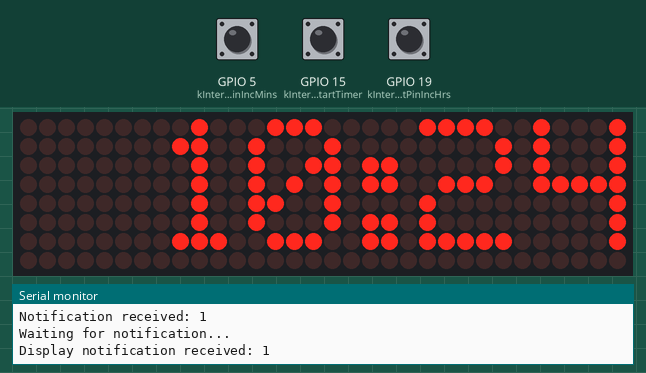
Bench run of a program on a simulated ESP32. Parts: 32×8 LED matrix, the last lines printed to the serial monitor. The inputs (shaded band) are chosen by the test bench; at power-on: GPIO 15 (kInterruptPinStartTimer) HIGH, GPIO 5 (kInterruptPinIncMins) HIGH, GPIO 19 (kInterruptPinIncHrs) HIGH. The local clock reads 2024-03-15 10:24:30 at power-on unless the program sets it.

Above: at 1.2 s.
1.3 s: GPIO 15 (kInterruptPinStartTimer) pulled LOW for 0.15 s
At 2.5 s:
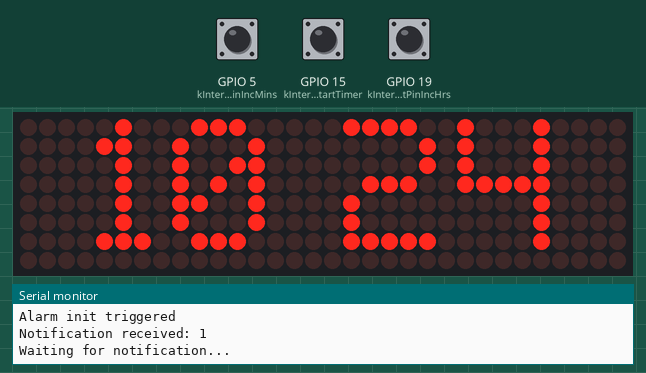
2.9 s: GPIO 15 (kInterruptPinStartTimer) pulled LOW for 1 s
At 3.6 s:
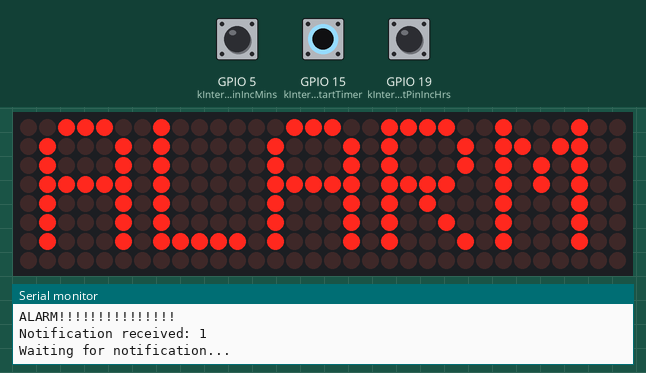
6.9 s: GPIO 5 (kInterruptPinIncMins) pulled LOW for 0.15 s
10.0 s: GPIO 19 (kInterruptPinIncHrs) pulled LOW for 0.15 s
At 11.9 s:
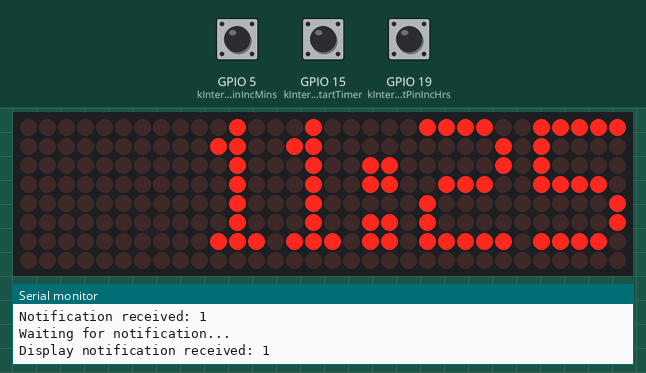
12.6 s: GPIO 5 (kInterruptPinIncMins) pulled LOW for 1 s
At 13.7 s:
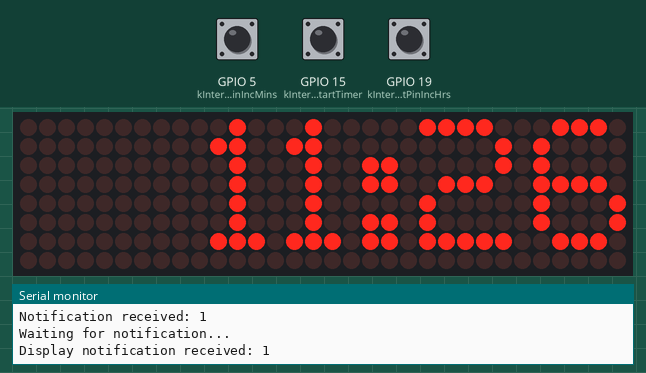
15.6 s: GPIO 19 (kInterruptPinIncHrs) pulled LOW for 1 s
At 16.9 s:
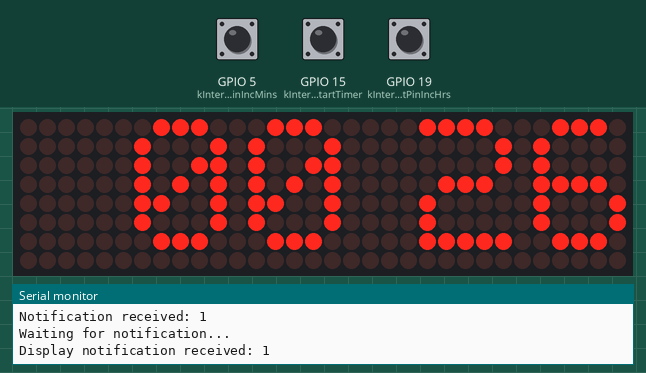
Timing chart, 0 to 18.6 s (numbered marks = the images above; inputs shaded):
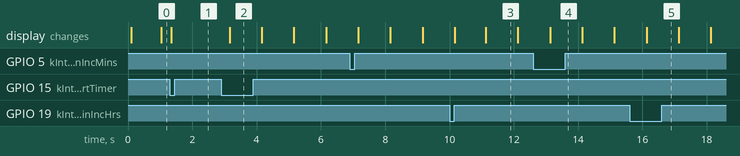

Measured:
- after the input at 1.3 s, the display: changes at once (image 1)
- after the input at 2.9 s, the display: changes after 0.26 s (image 2)
- after the input at 12.6 s, the display: changes after 0.53 s (image 4)
- after the input at 15.6 s, the display: changes after 0.53 s (image 5)
- what the display in image 3 shows lasts 1.0 s, from 11.1 s to 12.1 s

The program:

main.cpp
```cpp
#include <Arduino.h>
#include <freertos/FreeRTOS.h>
#include <freertos/FreeRTOSConfig.h>
#include <freertos/task.h>
#include "clock.hpp"
#include <MD_Parola.h>
#include <MD_MAX72XX.h>

const int kInterruptPinStartTimer = 15;
const int kInterruptPinIncMins = 5;
const int kInterruptPinIncHrs = 19;
const int kCS = 21;
const int kMaxDevices = 4;

#define HARDWARE_TYPE MD_MAX72XX::FC16_HW

MD_Parola ledMatrix = MD_Parola(HARDWARE_TYPE, kCS, kMaxDevices);

void setup() {
  Serial.begin(9600);

  Serial.println("Starting clock task...");

  time_tracker::beginTasks();

  pinMode(kInterruptPinStartTimer, INPUT);
  pinMode(kInterruptPinIncMins, INPUT);
  pinMode(kInterruptPinIncHrs, INPUT);
  attachInterrupt(digitalPinToInterrupt(kInterruptPinStartTimer), time_tracker::handleInterruptStartTimer, FALLING);
  attachInterrupt(digitalPinToInterrupt(kInterruptPinIncMins), time_tracker::handleInterruptIncMins, FALLING);
  attachInterrupt(digitalPinToInterrupt(kInterruptPinIncHrs), time_tracker::handleInterruptIncHrs, FALLING);

  ledMatrix.begin();         // initialize the object
  ledMatrix.setIntensity(2); // set the brightness of the LED matrix display (from 0 to 15)
  ledMatrix.displayClear();  // clear led matrix display
}

void loop() {
}
```

clock.hpp
```cpp
#ifndef CLOCK_HPP
#define CLOCK_HPP

#include <freertos/FreeRTOS.h>  // Must be included first
#include <freertos/semphr.h>
#include <freertos/task.h>
#include <freertos/queue.h>
#include <string>
#include <chrono>

namespace time_tracker{

const int kTimeUpdate{1};
const int kAlarmInit{2};
const int kAlarmIncMin{4};
const int kAlarmIncHr{8};
const int kAlarmEnd{16};

struct timerArgs{
  int minutes;
  int hours;
};

// Returns the current time as std::tm
std::tm getCurrentTime();

void prvUpdateTime(void* pvParameters);
void prvClockMain(void* pvParameters);
void prvDisplay(void* pvParameters);
void prvTimer(void* pvParameters);
std::string formatTime(int hour, int minute);
void beginTasks();
void IRAM_ATTR handleInterruptStartTimer();
void IRAM_ATTR handleInterruptIncMins();
void IRAM_ATTR handleInterruptIncHrs();

} // namespace time_tracker
#endif // CLOCK_HPP
```

clock.cpp
```cpp
#include "clock.hpp"
#include <Arduino.h>
#include <MD_Parola.h>
#include <MD_MAX72XX.h>
#include <sstream>

SemaphoreHandle_t clockMutex;
SemaphoreHandle_t displayMutex;
extern MD_Parola ledMatrix;

namespace time_tracker{

std::tm current_time = {0, 0, 0, 0, 0, 0, 0, 0, 0}; // Initialize current_time to zero
TaskHandle_t clock_task = NULL;
TaskHandle_t display_task = NULL;
unsigned long last_interrupt_time = 0;
const unsigned long debounce_delay = 250;
timerArgs timer{0,0};
int min_adjust = 0;
int hour_adjust = 0;
std::string display_data;
bool colon = false;
bool alarmConfig = false;

std::tm getCurrentTime()
{

  time_t now;
  time(&now);
  struct tm local_time;
  localtime_r(&now, &local_time);
  int carry = 0;
  if (local_time.tm_min + min_adjust >= 60) {
    carry = 1;
  }
  local_time.tm_hour = (local_time.tm_hour + hour_adjust + carry) % 12; // Adjust hours
  local_time.tm_min = (local_time.tm_min + min_adjust) % 60; // Adjust minutes
  return local_time;
}

void prvUpdateTime(void* pvParameters)
{
  if (clockMutex == NULL) {
    Serial.println("clockMutex is NULL, cannot proceed.");
    vTaskDelete(NULL); // Exit the task if mutex is not initialized
  }
  if (clock_task == NULL) {
    Serial.println("clock_task is NULL, cannot proceed.");
    vTaskDelete(NULL); // Exit the task if clock_task is not initialized
  }

  std::tm new_time;
  while (1) {
    new_time = getCurrentTime();

    if (new_time.tm_hour != current_time.tm_hour ||
        new_time.tm_min != current_time.tm_min ||
        new_time.tm_sec != current_time.tm_sec) {
      // need to update time!!
      xSemaphoreTake(clockMutex, portMAX_DELAY);
      current_time = new_time;
      xSemaphoreGive(clockMutex);
      xTaskNotify(clock_task, kTimeUpdate, eSetBits);
    }
    vTaskDelay(pdMS_TO_TICKS(1000)); // Delay for 1s
  }
}

void prvClockMain(void* pvParameters) {
    uint32_t notificationValue;
    std::tm cur_time;
    while (1) {
        // Wait for a notification indefinitely
        Serial.println("Waiting for notification...");
        if (xTaskNotifyWait(0, 0xFFFFFFFF, &notificationValue, portMAX_DELAY) == pdTRUE) {
            // Process the notification
            Serial.printf("Notification received: %d\n", notificationValue);
            if (notificationValue & kTimeUpdate) {
                cur_time = current_time;
                if (!alarmConfig) {
                    xSemaphoreTake(clockMutex, portMAX_DELAY);
                    display_data = formatTime(cur_time.tm_hour, cur_time.tm_min);
                    xSemaphoreGive(clockMutex);
                    xTaskNotify(display_task, kTimeUpdate, eSetBits);
                }
                colon = !colon; // Toggle colon for display
            }
            if (notificationValue & kAlarmInit) {
                Serial.println("Alarm init triggered");
                xTaskNotify(display_task, kAlarmInit, eSetBits);
                alarmConfig = !alarmConfig; // Toggle alarmConfig
                if (!alarmConfig) {
                  xTaskCreate(
                    time_tracker::prvTimer,   // Task function
                    "Timer",                 // Name of the task
                    2048,                    // Stack size (in words, not bytes)
                    NULL,                  // Task input parameter
                    2,                       // Priority of the task
                    NULL                     // Task handle
                  );
                } else {
                  // Reset display to current time after alarm ends
                  timer.minutes = 0;
                  timer.hours = 0;
                  xSemaphoreTake(clockMutex, portMAX_DELAY);
                  display_data = formatTime(current_time.tm_hour, current_time.tm_min);
                  xSemaphoreGive(clockMutex);
                  xTaskNotify(display_task, kAlarmInit, eSetBits);
                }
            }
            if (notificationValue & kAlarmIncMin) {
                Serial.println("Minutes ++");
                if (alarmConfig) {
                    timer.minutes = (timer.minutes + 1) % 60;
                    display_data = formatTime(timer.hours, timer.minutes);
                    xTaskNotify(display_task, kAlarmInit, eSetBits);
                } else {
                    if (min_adjust == 59) {
                        min_adjust = 0; // Reset to 0 if it was 59
                        hour_adjust = (hour_adjust + 1) % 12; // Increment hour and wrap around
                    } else {
                        min_adjust = (min_adjust + 1) % 60; // Increment min and wrap around
                    }
                }
            }

            if (notificationValue & kAlarmIncHr) {
                Serial.println("Hours ++");
                if (alarmConfig) {
                    timer.hours = (timer.hours + 1) % 12;
                    display_data = formatTime(timer.hours, timer.minutes);
                    xTaskNotify(display_task, kTimeUpdate, eSetBits);
                } else {
                    hour_adjust = (hour_adjust + 1) % 12; // Increment hour and wrap around
                }
            }
            if (notificationValue & kAlarmEnd) {
                Serial.println("ALARM!!!!!!!!!!!!!!!");
                xTaskNotify(display_task, kAlarmEnd, eSetBits);
                alarmConfig = false; // Reset alarmConfig after alarm ends
                // Reset display to current time
                xSemaphoreTake(clockMutex, portMAX_DELAY);
                display_data = formatTime(current_time.tm_hour, current_time.tm_min);
                xSemaphoreGive(clockMutex);
                xTaskNotify(display_task, kTimeUpdate, eSetBits);
            }
        }
    }
}

void prvDisplay(void* pvParameters) {
    while (1) {
        uint32_t notificationValue;
        if (xTaskNotifyWait(0, 0xFFFFFFFF, &notificationValue, portMAX_DELAY) == pdTRUE) {
            // Process the notification
            if (notificationValue & kAlarmInit) {
                Serial.println("Alarm init triggered");
                xSemaphoreTake(displayMutex, portMAX_DELAY);
                ledMatrix.setTextAlignment(PA_CENTER);
                ledMatrix.print(display_data.c_str()); // Display alarm timer
                xSemaphoreGive(displayMutex);
            }
            else if (notificationValue & kAlarmEnd) {
                Serial.println("ALARM!!!!!!!!!!!!!!!");
                xSemaphoreTake(displayMutex, portMAX_DELAY);
                ledMatrix.setTextAlignment(PA_CENTER);
                ledMatrix.print("ALARM"); // Display "ALARM"
                vTaskDelay(pdMS_TO_TICKS(1000)); // Delay for 5s
                ledMatrix.displayClear();
                vTaskDelay(pdMS_TO_TICKS(1000)); // Delay for 5s
                ledMatrix.print("ALARM"); // Display "ALARM"
                vTaskDelay(pdMS_TO_TICKS(1000)); // Delay for 5s
                ledMatrix.displayClear();
                vTaskDelay(pdMS_TO_TICKS(1000)); // Delay for 5s
                ledMatrix.print("ALARM"); // Display "ALARM"
                vTaskDelay(pdMS_TO_TICKS(1000)); // Delay for 5s
                ledMatrix.displayClear();
                vTaskDelay(pdMS_TO_TICKS(1000)); // Delay for 5s
                ledMatrix.print("ALARM"); // Display "ALARM"
                vTaskDelay(pdMS_TO_TICKS(1000)); // Delay for 5s
                ledMatrix.displayClear();
                xSemaphoreGive(displayMutex);
            }
            else {
                Serial.printf("Display notification received: %d\n", notificationValue);
                xSemaphoreTake(displayMutex, portMAX_DELAY);
                ledMatrix.setTextAlignment(PA_RIGHT);
                ledMatrix.print(display_data.c_str()); // Display current time
                xSemaphoreGive(displayMutex);
            }
        }
    }
}

void prvTimer(void* pvParameters) {
  timerArgs timeArg = timer;
  Serial.printf("Timer started with %d hours and %d minutes\n", timeArg.hours, timeArg.minutes);
  timerArgs endTime{current_time.tm_min, current_time.tm_hour};
  endTime.hours = (endTime.hours + timeArg.hours + (endTime.minutes + timeArg.minutes)/60) % 12;
  endTime.minutes = (endTime.minutes + timeArg.minutes) % 60;
  while (1) {
    std::tm cur_time = getCurrentTime();
    if (cur_time.tm_min >= endTime.minutes && cur_time.tm_hour >= endTime.hours) {
      Serial.println("ALARM!!!!!!!!!!!!!!!");
      xTaskNotify(clock_task, kAlarmEnd, eSetBits);
      break; // Exit the loop after alarm is triggered
    }
    vTaskDelay(pdMS_TO_TICKS(1000)); // Delay for 1s
  }
  vTaskDelete(NULL); // Delete the task after completion
}


void beginTasks() {
  clockMutex = xSemaphoreCreateMutex();
  displayMutex = xSemaphoreCreateMutex();

  xTaskCreate(
    time_tracker::prvDisplay,   // Task function
    "Display",     // Name of the task
    2048,                // Stack size (in words, not bytes)
    NULL,     // Task input parameter
    1,                   // Priority of the task
    &display_task                 // Task handle
  );

  xTaskCreate(
    time_tracker::prvClockMain,   // Task function
    "ClockMain",     // Name of the task
    2048,                // Stack size (in words, not bytes)
    NULL,     // Task input parameter
    2,                   // Priority of the task
    &clock_task                 // Task handle
  );


  Serial.println("Starting time task...");
  xTaskCreate(
    time_tracker::prvUpdateTime,   // Task function
    "UpdateTime",     // Name of the task
    2048,                // Stack size (in words, not bytes)
    NULL,     // Task input parameter
    3,                   // Priority of the task
    NULL                 // Task handle
  );
}

void IRAM_ATTR handleInterruptStartTimer() {
  unsigned long current_time = millis();
  if (current_time - last_interrupt_time > debounce_delay) {
    last_interrupt_time = current_time;

    // Perform your interrupt action or notify a task
    BaseType_t xHigherPriorityTaskWoken = pdFALSE;
    xTaskNotifyFromISR(clock_task, kAlarmInit, eSetBits, &xHigherPriorityTaskWoken);
    portYIELD_FROM_ISR(xHigherPriorityTaskWoken);
  }
}

void IRAM_ATTR handleInterruptIncMins() {
  unsigned long current_time = millis();
  if (current_time - last_interrupt_time > debounce_delay) {
    last_interrupt_time = current_time;

    // Perform your interrupt action or notify a task
    BaseType_t xHigherPriorityTaskWoken = pdFALSE;
    xTaskNotifyFromISR(clock_task, kAlarmIncMin, eSetBits, &xHigherPriorityTaskWoken);
    portYIELD_FROM_ISR(xHigherPriorityTaskWoken);
  }
}

void IRAM_ATTR handleInterruptIncHrs() {
  unsigned long current_time = millis();
  if (current_time - last_interrupt_time > debounce_delay) {
    last_interrupt_time = current_time;

    // Perform your interrupt action or notify a task
    BaseType_t xHigherPriorityTaskWoken = pdFALSE;
    xTaskNotifyFromISR(clock_task, kAlarmIncHr, eSetBits, &xHigherPriorityTaskWoken);
    portYIELD_FROM_ISR(xHigherPriorityTaskWoken);
  }
}

std::string formatTime(int hour, int minute) {
  std::ostringstream oss;
  oss.fill('0'); // Set fill character to '0'
  oss.width(2);  // Set width to 2 for hours
  oss << hour;
  if (colon) {
    oss << ":"; // Add colon if needed
  } else {
    oss << " "; // Add space if no colon
  }
  oss.width(2);  // Set width to 2 for minutes
  oss << minute;
  return oss.str();
}

} // namespace time_tracker
```
